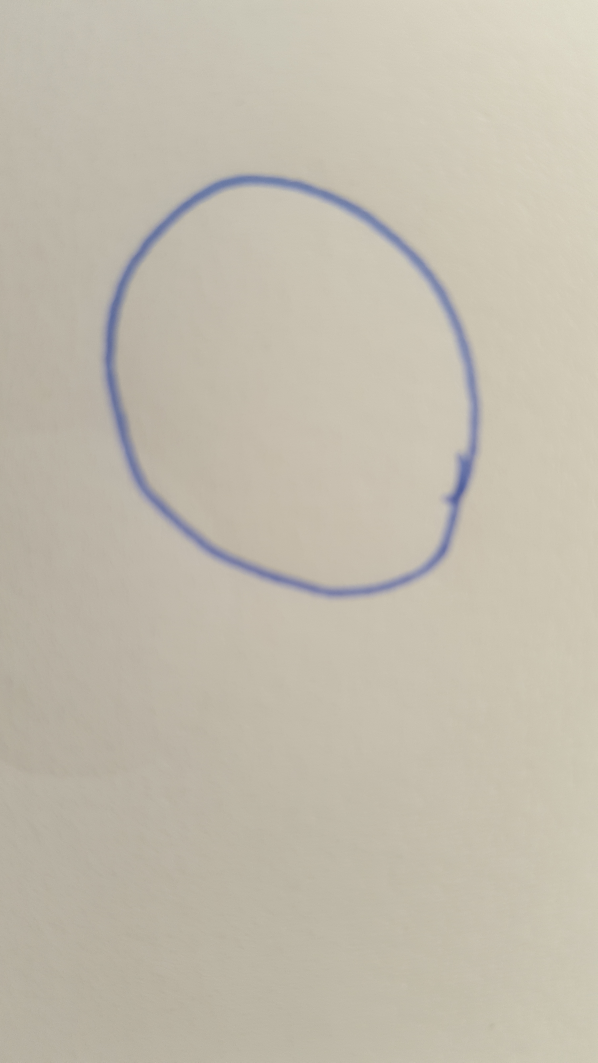
#> input picture Data/circle15.jpg, 2988 x 5312 px, given as the content of the folder /home/sudhanshusharma/git/diagram-nie/Input, which was not available (shown at 1/5 size)
$ python Flowchart.py   (older library calls are emulated)
#> lines starting #> are read from the running program, lines starting #| are printed output that depends on the picture; after the words box and inside, x2 and y2 are one past the last pixel; in counts of white or black regions, pixels touching at a corner belong together; pictures that were not available may be replaced by others from this repository, and a replacement may not be noted
import cv2
import os, shutil
import numpy as np

#Paths

main_dir="/home/sudhanshusharma/git/diagram-nie/"
input_dir=main_dir+"Input"
data_dir=main_dir+"Data"

#Constants
kernel=np.ones((5,5),np.uint8)
upper=float("inf")
lower=4000
threshold=5


def isreasonable(value):
	if value>lower and value< upper:
		return True
	else:
		return False

def removeFolder(folder):
    for the_file in os.listdir(folder):
        file_path = os.path.join(folder, the_file)
        try:
            if os.path.isfile(file_path):
                os.unlink(file_path)
            elif os.path.isdir(file_path):
                shutil.rmtree(file_path)
        except Exception as e:
            print(e)

def createFolder(directory):
    try:

        os.makedirs(directory)
    except OSError:
        print ('Error: Creating directory. ' + directory)


def load_dataset(folder):
    data = {}
    for filename in os.listdir(folder):
        img = cv2.imread(os.path.join(folder,filename))
        if img is not None:
            data.update({filename:img})#make dict with filename as key and pixel intensity matrix as value
    return data

def extract_templates(Data):
    template_contours={}
    for i in Data:

        im = Data[i]

        edge=cv2.Canny(im,5,100)
        edge=cv2.dilate(edge,kernel)
        edge=cv2.dilate(edge,kernel)
        edge=cv2.dilate(edge,kernel)
        edge=cv2.dilate(edge,kernel)

        _,contours,_= cv2.findContours(edge,2,1)

        cntl=contours[0]
        max=cv2.contourArea(contours[0])
        for cnt in contours:
            if cv2.contourArea(cnt)>max:
                max=cv2.contourArea(cnt)
                cntl=cnt

        template_contours.update({i[0:-4]:cntl})  #append Shapename:Contour Structure
    return template_contours


def match_with_templates(Input,Templates):
    answer={}
    for i in Input:
        inanswer=[]
        im = Input[i]

        edge=cv2.Canny(im,5,100)
        edge=cv2.dilate(edge,kernel)
        edge=cv2.dilate(edge,kernel)
        # [5 lines of commented-out code are left out]
        img=np.zeros(im.shape)
        _,contours,_= cv2.findContours(edge,2,1)
        noCollide=True
        prev=float("inf")
        for cnt in contours:
        	curr=np.mean(cnt,axis=0)
        	if np.linalg.norm(curr-prev)>75:
        		noCollide=True
        	else:
        		noCollide=False

        	if isreasonable(cv2.contourArea(cnt)) and noCollide:
        		min=float("inf")
        		jmin=''
        		for j in Templates:
        			ret = cv2.matchShapes(cnt,Templates[j],1,0.0)
        			print(ret,j)
        			if ret<min:
        				min=ret
        				jmin=j
        		print()
        		if min<threshold:
        			inanswer.append((jmin,curr,cv2.contourArea(cnt)))
        			prev=curr
        			cv2.drawContours(img, [cnt], 0, (0,255,0), 3)
        			# cv2.imshow('image',img)
        			# cv2.waitKey(0)
        			# cv2.destroyAllWindows()

        cv2.imwrite('image.jpeg',img)
        answer.update({i:inanswer})
    return answer


def main():
    Input=load_dataset(input_dir)
#> in load_dataset, img is the input picture: shape (5312, 2988, 3); mean B, G, R 173.3, 187.8, 194.1
#> Input = 1 item
    Data=load_dataset(data_dir)

    Templates=extract_templates(Data)
#> the loop in extract_templates, `for i in Data: ` made 4 passes
#> pass 1, in extract_templates, `edge=cv2.Canny(im,5,100)`:
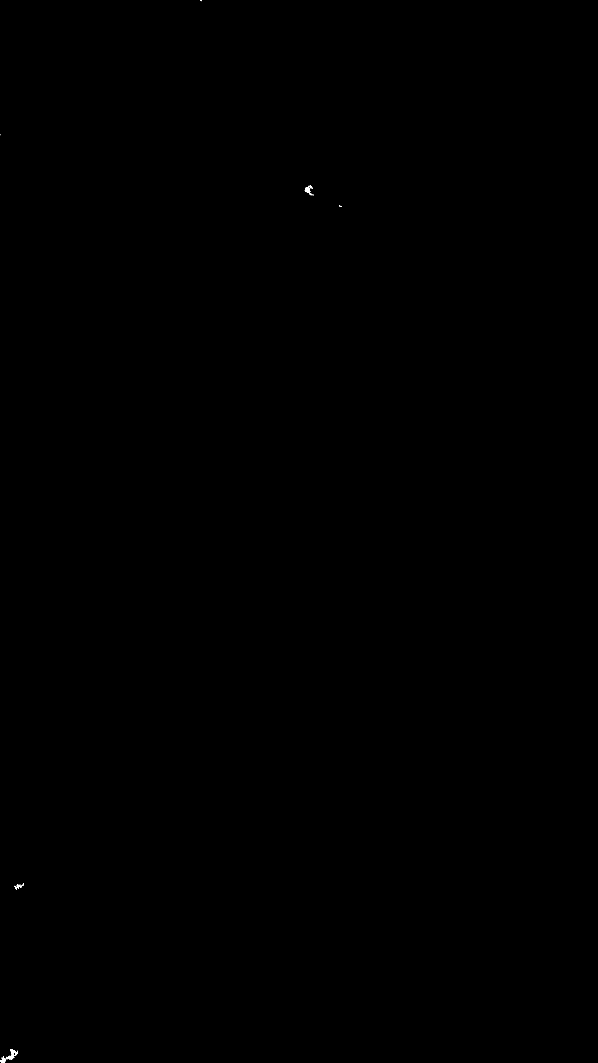
#> edge: shape (5312, 2988) (shown at 1/5 size); 0.01% white in thin lines or dots, all inside (x1, y1, x2, y2) = (0, 0, 1709, 5312)
#> after the loop in extract_templates, `for i in Data:`:
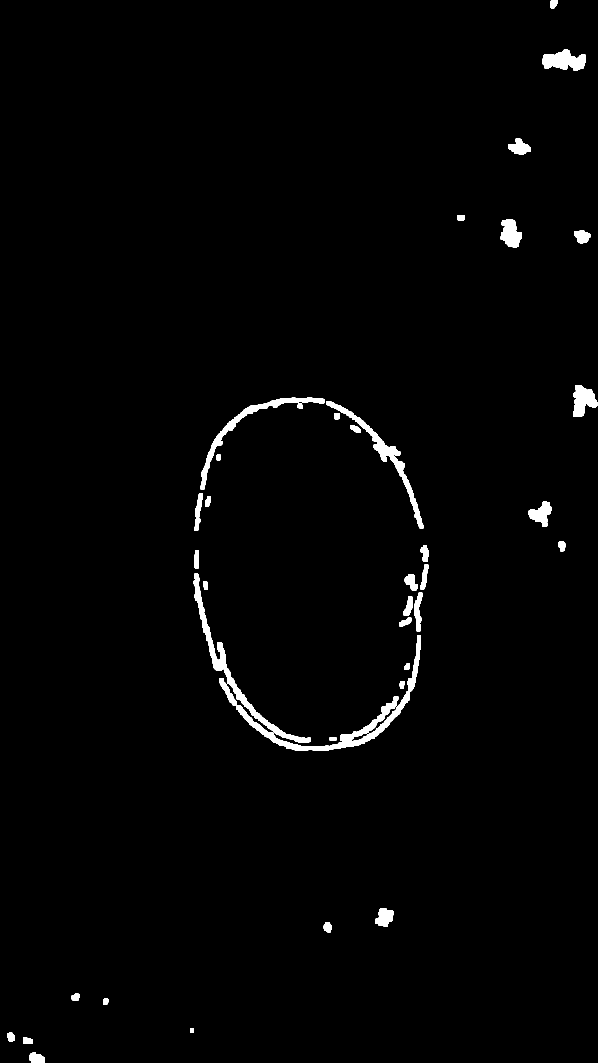
#> edge: shape (5312, 2988) (shown at 1/5 size); 1.4% white; 42 white regions, largest, box (x1, y1, x2, y2) and area: (1182, 3459, 2049, 3755) 36014, (969, 2868, 1554, 3715) 31093, (1633, 2005, 2116, 2643) 24133
#> after the loop in extract_templates, `for i in Data:`:
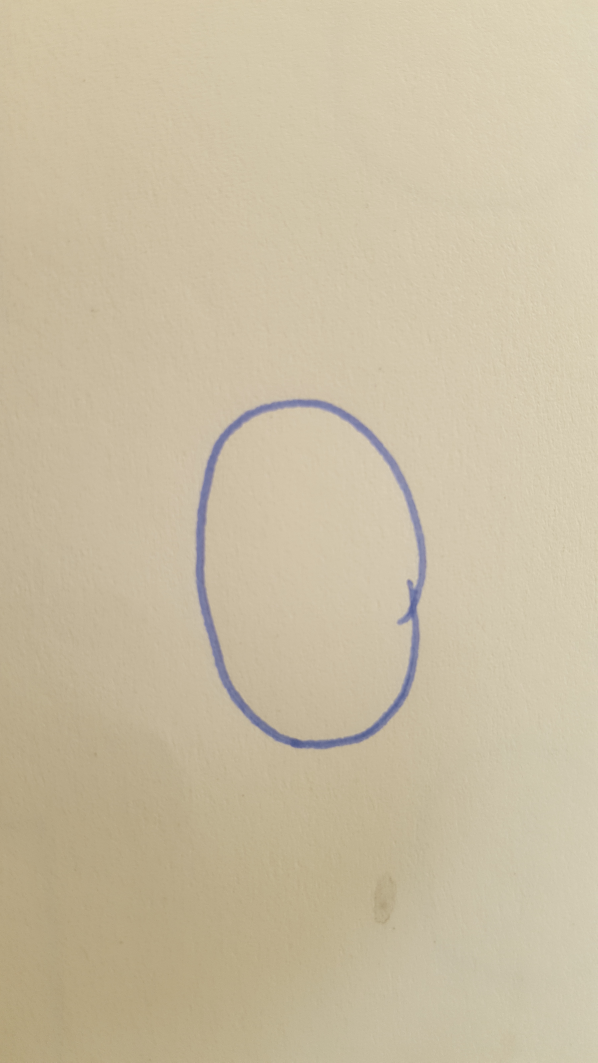
#> im: shape (5312, 2988, 3) (shown at 1/5 size); mean B, G, R 162.5, 189.3, 201.5

    Final_list=match_with_templates(Input,Templates)
#> the loop in match_with_templates, `for i in Input:` made 1 pass
#> i on pass 1: 'circle15.jpg'
#> after the loop in match_with_templates, `for i in Input:`: img: shape (5312, 2988, 3) float64; every value is 0

    for i in Final_list:
    	print()
    	print(i[0:-5]+':-')
    	for j in Final_list[i]:
    		print(str(j[0])+' @ '+str(j[1][0])+" with an area of "+str(j[2])+" sq units")
    	print()


    # os.system("clear")


if __name__ == '__main__':
    main()
